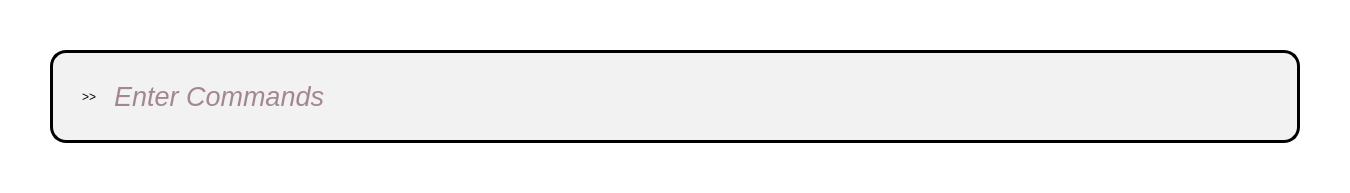
<?xml version="1.0" encoding="UTF-8"?>
<ui version="4.0">
 <class>MainWindow</class>
 <widget class="QMainWindow" name="MainWindow">
  <property name="geometry">
   <rect>
    <x>0</x>
    <y>0</y>
    <width>1350</width>
    <height>193</height>
   </rect>
  </property>
  <property name="font">
   <font>
    <family>Maple Mono SC NF</family>
    <bold>true</bold>
   </font>
  </property>
  <property name="windowTitle">
   <string>AltCmd</string>
  </property>
  <property name="styleSheet">
   <string notr="true">QMainWindow {
  background-color: rgba(255, 255, 255, 0);
}</string>
  </property>
  <widget class="QWidget" name="centralwidget">
   <layout class="QGridLayout" name="gridLayout">
    <property name="leftMargin">
     <number>50</number>
    </property>
    <property name="topMargin">
     <number>50</number>
    </property>
    <property name="rightMargin">
     <number>50</number>
    </property>
    <property name="bottomMargin">
     <number>50</number>
    </property>
    <property name="spacing">
     <number>0</number>
    </property>
    <item row="0" column="0">
     <widget class="QWidget" name="widget" native="true">
      <property name="styleSheet">
       <string notr="true">#widget {
  background-color: rgba(240, 240, 240, 220);
  border-color: rgb(0, 0, 0);
  border: 3px solid;
  border-radius: 16px;
}</string>
      </property>
      <layout class="QGridLayout" name="gridLayout_2">
       <property name="leftMargin">
        <number>32</number>
       </property>
       <property name="topMargin">
        <number>3</number>
       </property>
       <property name="rightMargin">
        <number>5</number>
       </property>
       <property name="bottomMargin">
        <number>3</number>
       </property>
       <property name="horizontalSpacing">
        <number>16</number>
       </property>
       <property name="verticalSpacing">
        <number>0</number>
       </property>
       <item row="0" column="2">
        <widget class="QLabel" name="label">
         <property name="text">
          <string>&gt;&gt;</string>
         </property>
        </widget>
       </item>
       <item row="0" column="3">
        <widget class="QLineEdit" name="lineEdit">
         <property name="sizePolicy">
          <sizepolicy hsizetype="Expanding" vsizetype="Expanding">
           <horstretch>0</horstretch>
           <verstretch>0</verstretch>
          </sizepolicy>
         </property>
         <property name="palette">
          <palette>
           <active>
            <colorrole role="WindowText">
             <brush brushstyle="SolidPattern">
              <color alpha="255">
               <red>86</red>
               <green>29</green>
               <blue>43</blue>
              </color>
             </brush>
            </colorrole>
            <colorrole role="Button">
             <brush brushstyle="SolidPattern">
              <color alpha="0">
               <red>240</red>
               <green>240</green>
               <blue>240</blue>
              </color>
             </brush>
            </colorrole>
            <colorrole role="Text">
             <brush brushstyle="SolidPattern">
              <color alpha="255">
               <red>86</red>
               <green>29</green>
               <blue>43</blue>
              </color>
             </brush>
            </colorrole>
            <colorrole role="ButtonText">
             <brush brushstyle="SolidPattern">
              <color alpha="255">
               <red>86</red>
               <green>29</green>
               <blue>43</blue>
              </color>
             </brush>
            </colorrole>
            <colorrole role="Base">
             <brush brushstyle="SolidPattern">
              <color alpha="0">
               <red>240</red>
               <green>240</green>
               <blue>240</blue>
              </color>
             </brush>
            </colorrole>
            <colorrole role="Window">
             <brush brushstyle="SolidPattern">
              <color alpha="0">
               <red>240</red>
               <green>240</green>
               <blue>240</blue>
              </color>
             </brush>
            </colorrole>
            <colorrole role="Highlight">
             <brush brushstyle="SolidPattern">
              <color alpha="255">
               <red>0</red>
               <green>0</green>
               <blue>0</blue>
              </color>
             </brush>
            </colorrole>
            <colorrole role="PlaceholderText">
             <brush brushstyle="SolidPattern">
              <color alpha="128">
               <red>86</red>
               <green>29</green>
               <blue>43</blue>
              </color>
             </brush>
            </colorrole>
           </active>
           <inactive>
            <colorrole role="WindowText">
             <brush brushstyle="SolidPattern">
              <color alpha="255">
               <red>86</red>
               <green>29</green>
               <blue>43</blue>
              </color>
             </brush>
            </colorrole>
            <colorrole role="Button">
             <brush brushstyle="SolidPattern">
              <color alpha="0">
               <red>240</red>
               <green>240</green>
               <blue>240</blue>
              </color>
             </brush>
            </colorrole>
            <colorrole role="Text">
             <brush brushstyle="SolidPattern">
              <color alpha="255">
               <red>86</red>
               <green>29</green>
               <blue>43</blue>
              </color>
             </brush>
            </colorrole>
            <colorrole role="ButtonText">
             <brush brushstyle="SolidPattern">
              <color alpha="255">
               <red>86</red>
               <green>29</green>
               <blue>43</blue>
              </color>
             </brush>
            </colorrole>
            <colorrole role="Base">
             <brush brushstyle="SolidPattern">
              <color alpha="0">
               <red>240</red>
               <green>240</green>
               <blue>240</blue>
              </color>
             </brush>
            </colorrole>
            <colorrole role="Window">
             <brush brushstyle="SolidPattern">
              <color alpha="0">
               <red>240</red>
               <green>240</green>
               <blue>240</blue>
              </color>
             </brush>
            </colorrole>
            <colorrole role="Highlight">
             <brush brushstyle="SolidPattern">
              <color alpha="255">
               <red>240</red>
               <green>240</green>
               <blue>240</blue>
              </color>
             </brush>
            </colorrole>
            <colorrole role="PlaceholderText">
             <brush brushstyle="SolidPattern">
              <color alpha="128">
               <red>86</red>
               <green>29</green>
               <blue>43</blue>
              </color>
             </brush>
            </colorrole>
           </inactive>
           <disabled>
            <colorrole role="WindowText">
             <brush brushstyle="SolidPattern">
              <color alpha="255">
               <red>86</red>
               <green>29</green>
               <blue>43</blue>
              </color>
             </brush>
            </colorrole>
            <colorrole role="Button">
             <brush brushstyle="SolidPattern">
              <color alpha="0">
               <red>240</red>
               <green>240</green>
               <blue>240</blue>
              </color>
             </brush>
            </colorrole>
            <colorrole role="Text">
             <brush brushstyle="SolidPattern">
              <color alpha="255">
               <red>86</red>
               <green>29</green>
               <blue>43</blue>
              </color>
             </brush>
            </colorrole>
            <colorrole role="ButtonText">
             <brush brushstyle="SolidPattern">
              <color alpha="255">
               <red>86</red>
               <green>29</green>
               <blue>43</blue>
              </color>
             </brush>
            </colorrole>
            <colorrole role="Base">
             <brush brushstyle="SolidPattern">
              <color alpha="0">
               <red>240</red>
               <green>240</green>
               <blue>240</blue>
              </color>
             </brush>
            </colorrole>
            <colorrole role="Window">
             <brush brushstyle="SolidPattern">
              <color alpha="0">
               <red>240</red>
               <green>240</green>
               <blue>240</blue>
              </color>
             </brush>
            </colorrole>
            <colorrole role="Highlight">
             <brush brushstyle="SolidPattern">
              <color alpha="255">
               <red>0</red>
               <green>120</green>
               <blue>215</blue>
              </color>
             </brush>
            </colorrole>
            <colorrole role="PlaceholderText">
             <brush brushstyle="SolidPattern">
              <color alpha="128">
               <red>86</red>
               <green>29</green>
               <blue>43</blue>
              </color>
             </brush>
            </colorrole>
           </disabled>
          </palette>
         </property>
         <property name="font">
          <font>
           <pointsize>20</pointsize>
           <italic>true</italic>
          </font>
         </property>
         <property name="styleSheet">
          <string notr="true">QLineEdit {
  border: 0 solid;
  background-color: rgba(240, 240, 240, 0);
  color: rgb(86, 29, 43);
}</string>
         </property>
         <property name="placeholderText">
          <string>Enter Commands</string>
         </property>
        </widget>
       </item>
      </layout>
     </widget>
    </item>
   </layout>
  </widget>
 </widget>
 <resources/>
 <connections/>
</ui>
